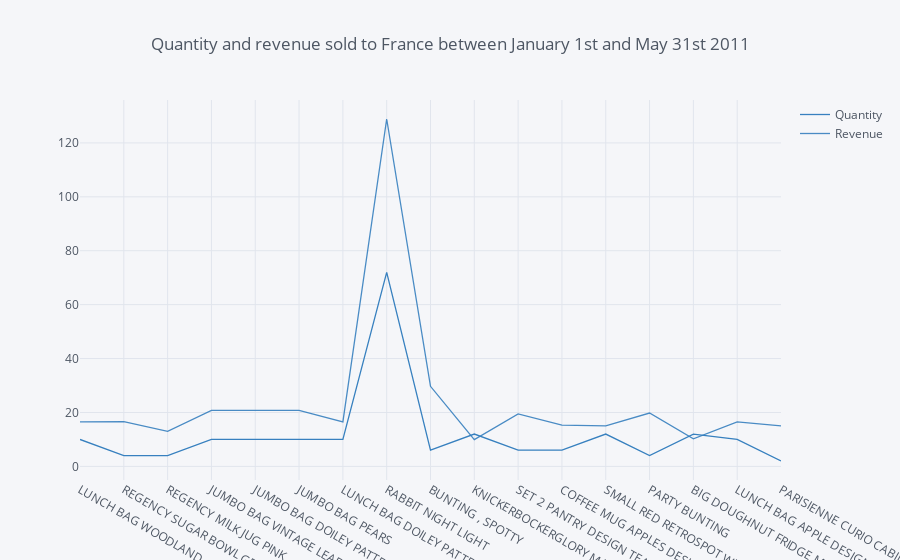

The code cell stored with this chart in its notebook:
### Code cell
data2 = data[['Quantity', 'Revenue', 'Description']]
data2.iplot(kind='line', x='Description', xTitle='', color='blue',  
           title='Quantity and revenue sold to France between January 1st and May 31st 2011')

### Figure 1 — Plotly figure (JSON) as saved in the notebook; plotly's stock layout.template omitted (floating-point values rounded to 4 significant figures)
{"data": [{"line": {"color": "rgba(55, 128, 191, 1.0)", "dash": "solid", "shape": "linear", "width": 1.3}, "mode": "lines", "name": "Quantity", "text": "", "type": "scatter", "uid": "e8769e0c-e7db-4f0b-8e25-3c68b5fa1752", "x": ["LUNCH BAG WOODLAND", "REGENCY SUGAR BOWL GREEN", "REGENCY MILK JUG PINK ", "JUMBO BAG VINTAGE LEAF", "JUMBO BAG DOILEY PATTERNS", "JUMBO BAG PEARS", "LUNCH BAG DOILEY PATTERN ", "RABBIT NIGHT LIGHT", "BUNTING , SPOTTY ", "KNICKERBOCKERGLORY MAGNET ASSORTED ", "SET 2 PANTRY DESIGN TEA TOWELS", "COFFEE MUG APPLES DESIGN", "SMALL RED RETROSPOT WINDMILL", "PARTY BUNTING", "BIG DOUGHNUT FRIDGE MAGNETS", "LUNCH BAG APPLE DESIGN", "PARISIENNE CURIO CABINET"], "y": [10, 4, 4, 10, 10, 10, 10, 72, 6, 12, 6, 6, 12, 4, 12, 10, 2]}, {"line": {"color": "rgba(55, 128, 191, 0.8999999999999999)", "dash": "solid", "shape": "linear", "width": 1.3}, "mode": "lines", "name": "Revenue", "text": "", "type": "scatter", "uid": "9c0b0064-bb5d-47c8-8c75-acd8f7bb3bd1", "x": ["LUNCH BAG WOODLAND", "REGENCY SUGAR BOWL GREEN", "REGENCY MILK JUG PINK ", "JUMBO BAG VINTAGE LEAF", "JUMBO BAG DOILEY PATTERNS", "JUMBO BAG PEARS", "LUNCH BAG DOILEY PATTERN ", "RABBIT NIGHT LIGHT", "BUNTING , SPOTTY ", "KNICKERBOCKERGLORY MAGNET ASSORTED ", "SET 2 PANTRY DESIGN TEA TOWELS", "COFFEE MUG APPLES DESIGN", "SMALL RED RETROSPOT WINDMILL", "PARTY BUNTING", "BIG DOUGHNUT FRIDGE MAGNETS", "LUNCH BAG APPLE DESIGN", "PARISIENNE CURIO CABINET"], "y": [16.5, 16.6, 13, 20.8, 20.8, 20.8, 16.5, 128.9, 29.7, 9.96, 19.5, 15.3, 15, 19.8, 10.2, 16.5, 15]}], "layout": {"legend": {"bgcolor": "#F5F6F9", "font": {"color": "#4D5663"}}, "paper_bgcolor": "#F5F6F9", "plot_bgcolor": "#F5F6F9", "title": {"font": {"color": "#4D5663"}, "text": "Quantity and revenue sold to France between January 1st and May 31st 2011"}, "xaxis": {"gridcolor": "#E1E5ED", "showgrid": true, "tickfont": {"color": "#4D5663"}, "title": {"font": {"color": "#4D5663"}, "text": ""}, "zerolinecolor": "#E1E5ED"}, "yaxis": {"gridcolor": "#E1E5ED", "showgrid": true, "tickfont": {"color": "#4D5663"}, "title": {"font": {"color": "#4D5663"}, "text": ""}, "zerolinecolor": "#E1E5ED"}}}
